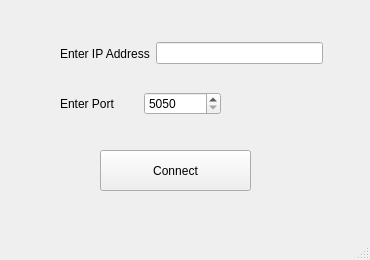
<?xml version="1.0" encoding="UTF-8"?>
<ui version="4.0">
 <class>MainWindow</class>
 <widget class="QMainWindow" name="MainWindow">
  <property name="geometry">
   <rect>
    <x>0</x>
    <y>0</y>
    <width>370</width>
    <height>260</height>
   </rect>
  </property>
  <property name="windowTitle">
   <string>Strawberry Remote</string>
  </property>
  <widget class="QWidget" name="centralwidget">
   <widget class="QPushButton" name="connectButton">
    <property name="geometry">
     <rect>
      <x>100</x>
      <y>150</y>
      <width>151</width>
      <height>41</height>
     </rect>
    </property>
    <property name="text">
     <string>Connect</string>
    </property>
   </widget>
   <widget class="QWidget" name="layoutWidget">
    <property name="geometry">
     <rect>
      <x>60</x>
      <y>40</y>
      <width>263</width>
      <height>27</height>
     </rect>
    </property>
    <layout class="QHBoxLayout" name="horizontalLayout">
     <item>
      <widget class="QLabel" name="label">
       <property name="text">
        <string>Enter IP Address</string>
       </property>
      </widget>
     </item>
     <item>
      <widget class="QLineEdit" name="ipAddress"/>
     </item>
    </layout>
   </widget>
   <widget class="QWidget" name="layoutWidget">
    <property name="geometry">
     <rect>
      <x>60</x>
      <y>90</y>
      <width>161</width>
      <height>28</height>
     </rect>
    </property>
    <layout class="QHBoxLayout" name="horizontalLayout_2">
     <item>
      <widget class="QLabel" name="label_2">
       <property name="text">
        <string>Enter Port</string>
       </property>
      </widget>
     </item>
     <item>
      <widget class="QSpinBox" name="port">
       <property name="minimum">
        <number>5050</number>
       </property>
       <property name="maximum">
        <number>6060</number>
       </property>
      </widget>
     </item>
    </layout>
   </widget>
  </widget>
  <widget class="QMenuBar" name="menubar">
   <property name="geometry">
    <rect>
     <x>0</x>
     <y>0</y>
     <width>370</width>
     <height>22</height>
    </rect>
   </property>
  </widget>
  <widget class="QStatusBar" name="statusbar"/>
 </widget>
 <resources/>
 <connections/>
</ui>
